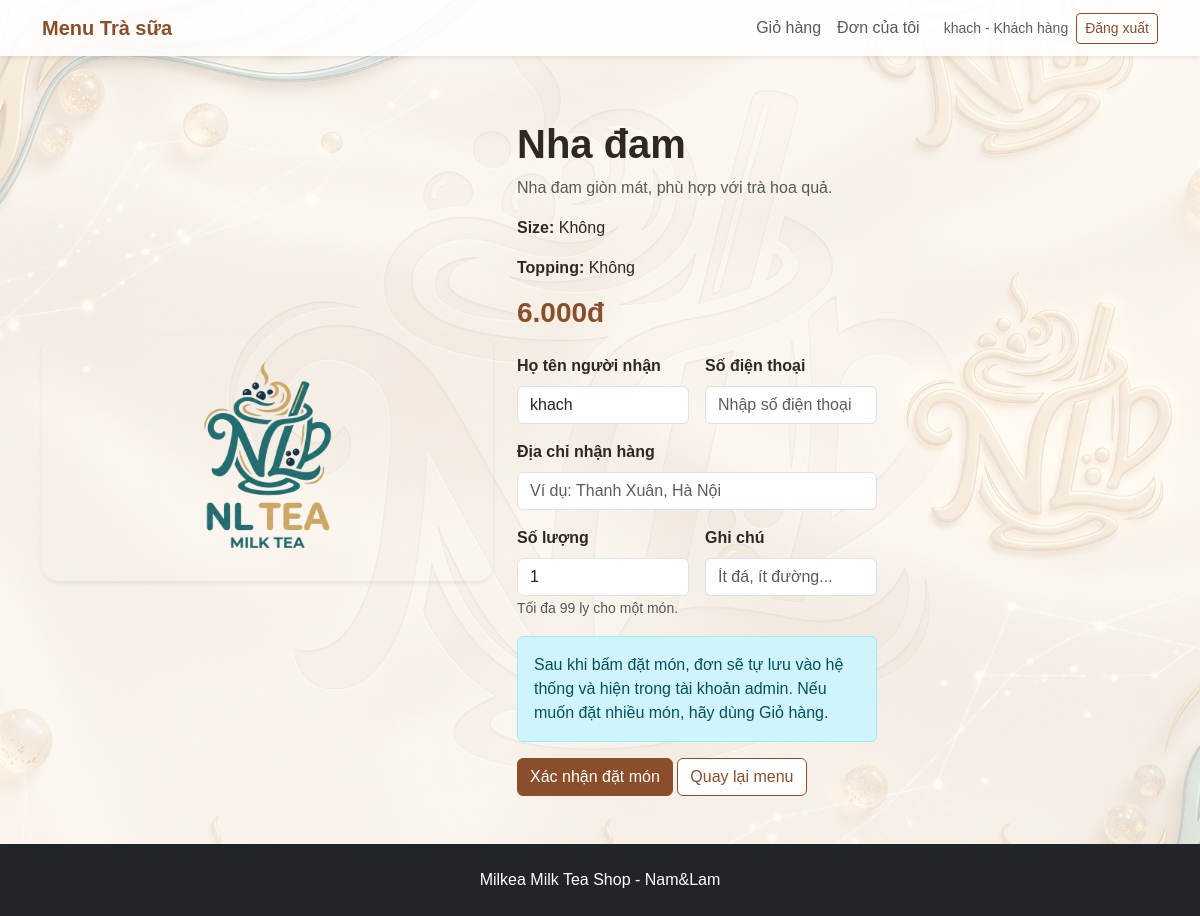
The app's page /order/17 (signed in), older data.
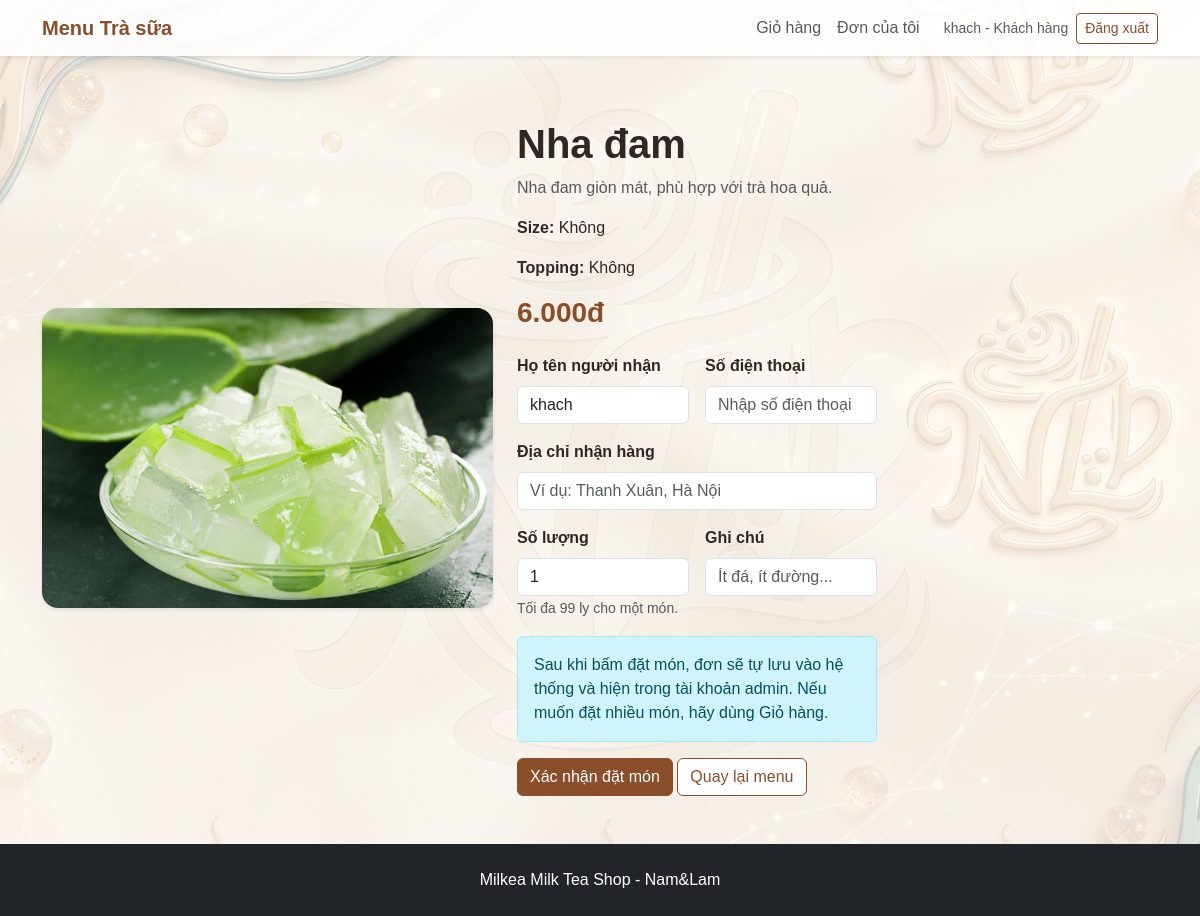
The same page, newer data.
### milk_tea_shop/models.py (models this page shows)
class Product(db.Model):
    __tablename__ = "products"
    id = db.Column(db.Integer, primary_key=True)
    name = db.Column(db.String(120), nullable=False)
    category = db.Column(db.String(80), nullable=False)
    size = db.Column(db.String(50), default="M/L")
    topping = db.Column(db.String(120), default="Không")
    price = db.Column(db.Integer, nullable=False)
    description = db.Column(db.Text, default="")
    image = db.Column(db.String(255), default="")
    order_items = db.relationship("OrderItem", backref="product", lazy=True)

### milk_tea_shop/routes.py (the view, shortened to what this page needs)
@main_bp.route("/order/<int:product_id>", methods=["GET", "POST"])
def order(product_id):
    if not check_user():
        return redirect(url_for("main.login"))
    product = Product.query.get_or_404(product_id)
    return render_template("order.html", product=product)

### milk_tea_shop/routes.py (called while the page is built)
@main_bp.app_context_processor
def send_data_to_html():
    cart = session.get("cart", {})
    cart_count = 0
    for quantity in cart.values():
        try:
            cart_count += int(quantity)
        except:
            pass
    return {
        "money": money,
        "cart_count": cart_count
    }

def check_user():
    if "user_id" not in session:
        flash("Vui lòng đăng nhập trước.", "warning")
        return False
    if session.get("role") == "admin":
        flash("Admin chỉ dùng trang quản lý.", "warning")
        return False
    return True

### milk_tea_shop/templates/order.html (shortened to what this page needs)
{% extends "base.html" %}
{% block content %}
<section class="container py-5">
    <div class="row g-4 align-items-center">
        <div class="col-md-5">
            <img src="{{ url_for('static', filename='images/' + (product.image or 'logo.png')) }}" class="img-fluid rounded-4 shadow-sm" alt="{{ product.name }}">
        </div>
        <div class="col-md-7">
            <h1 class="fw-bold">{{ product.name }}</h1>
            <p class="text-muted">{{ product.description }}</p>
            <p><strong>Size:</strong> {{ product.size }}</p>
            <p><strong>Topping:</strong> {{ product.topping }}</p>
            <h3 class="text-brown fw-bold">{{ "{:,.0f}".format(product.price).replace(',', '.') }}đ</h3>
            <form method="POST" class="mt-4 order-box">
                <div class="row g-3">
                    <div class="col-md-6">
                        <label class="form-label fw-semibold">Họ tên người nhận</label>
                        <input type="text" name="customer_name" class="form-control" placeholder="Nhập họ tên" value="{{ session.get('username') }}" required>
                    </div>
                    <div class="col-md-6">
                        <label class="form-label fw-semibold">Số điện thoại</label>
                        <input type="text" name="phone" class="form-control" placeholder="Nhập số điện thoại" required>
                    </div>
                    <div class="col-12">
                        <label class="form-label fw-semibold">Địa chỉ nhận hàng</label>
                        <input type="text" name="address" class="form-control" placeholder="Ví dụ: Thanh Xuân, Hà Nội" required>
                    </div>
                    <div class="col-md-6">
                        <label class="form-label fw-semibold">Số lượng</label>
                        <input type="number" name="quantity" min="1" max="99" value="1" class="form-control" required>
                        <small class="text-muted">Tối đa 99 ly cho một món.</small>
                    </div>
                    <div class="col-md-6">
                        <label class="form-label fw-semibold">Ghi chú</label>
                        <input type="text" name="note" class="form-control" placeholder="Ít đá, ít đường...">
                    </div>
                </div>
                <div class="alert alert-info mt-3 mb-3">
                    Sau khi bấm đặt món, đơn sẽ tự lưu vào hệ thống và hiện trong tài khoản admin. Nếu muốn đặt nhiều món, hãy dùng Giỏ hàng.
                </div>
                <button type="submit" class="btn btn-brown">Xác nhận đặt món</button>
                <a href="{{ url_for('main.menu') }}" class="btn btn-outline-brown">Quay lại menu</a>
            </form>
        </div>
    </div>
</section>
{% endblock %}

Row changes from the older to the newer data that the page shows:
changed Product "Nha đam": image: a different picture
